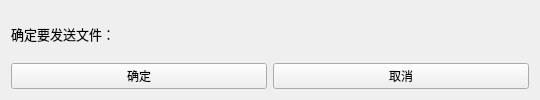
<?xml version="1.0" encoding="UTF-8"?>
<ui version="4.0">
 <class>FileSendWindow</class>
 <widget class="QWidget" name="FileSendWindow">
  <property name="geometry">
   <rect>
    <x>0</x>
    <y>0</y>
    <width>540</width>
    <height>100</height>
   </rect>
  </property>
  <property name="windowTitle">
   <string>Form</string>
  </property>
  <layout class="QVBoxLayout" name="verticalLayout">
   <item>
    <widget class="QLabel" name="label">
     <property name="font">
      <font>
       <pointsize>10</pointsize>
      </font>
     </property>
     <property name="text">
      <string>确定要发送文件：</string>
     </property>
    </widget>
   </item>
   <item>
    <layout class="QHBoxLayout" name="horizontalLayout">
     <item>
      <widget class="QPushButton" name="pushButton">
       <property name="font">
        <font>
         <pointsize>9</pointsize>
        </font>
       </property>
       <property name="text">
        <string>确定</string>
       </property>
      </widget>
     </item>
     <item>
      <widget class="QPushButton" name="pushButton_2">
       <property name="font">
        <font>
         <pointsize>9</pointsize>
        </font>
       </property>
       <property name="text">
        <string>取消</string>
       </property>
      </widget>
     </item>
    </layout>
   </item>
  </layout>
 </widget>
 <resources/>
 <connections/>
</ui>
